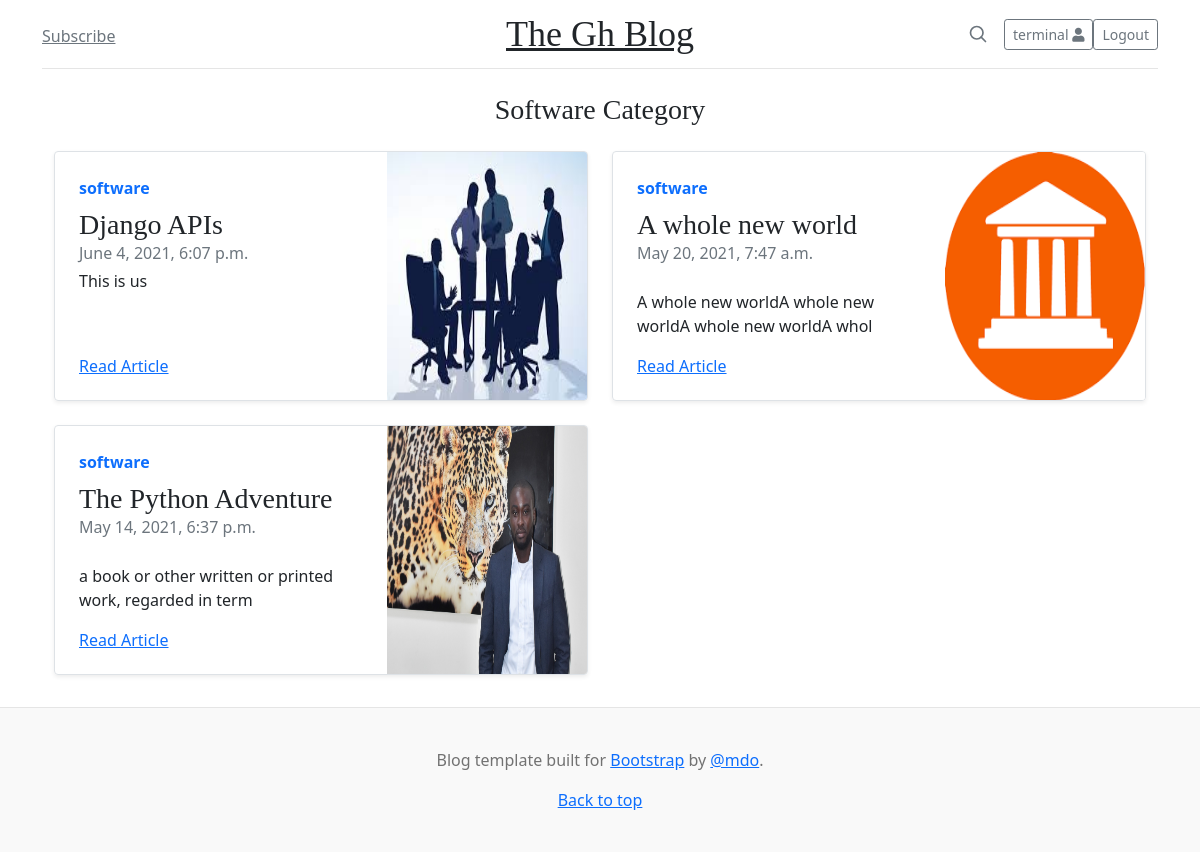
Screenshot of /category/software (signed in) with the database file from the repository.
### blog/models.py (models this page shows, shortened)
class Category(models.Model):
    name = models.CharField(max_length=50)
    slug = models.SlugField(unique=True)
    def __str__(self):
        return self.name
    class Meta:
        verbose_name = 'Category'
        verbose_name_plural = 'Categories'

class Blog(models.Model):
    STATUS_CHOICES = (
        ('draft', 'draft'),
        ('published', 'published')
    )
    author = models.ForeignKey(User, on_delete=models.CASCADE)
    title = models.CharField(max_length=105)
    cover_image = models.ImageField(upload_to='images/', blank=True, null=True)
    body = RichTextField()
    date_published = models.DateTimeField()
    status = models.CharField(max_length=10, choices=STATUS_CHOICES)
    category = models.ForeignKey(Category, related_name='posts', on_delete=models.CASCADE, max_length=50)
    def summary(self):
        return self.body[:60]
    class Meta:
        ordering = ('-date_published',)

### blog/views.py (the view)
# urls.py: path('category/<str:cat>', views.category_view, name='category_view')
def category_view(request, cat):
    category = get_object_or_404(Category, name=cat)
    posts = Blog.objects.filter(category=category)
    template_name = 'blog/categories.html'
    context = {'posts': posts, 'category': category}
    return render(request, template_name, context)

### blog/templates/blog/categories.html (shortened to what this page needs)
{% extends 'blog/base.html' %}
{% load static %}
  {% block content %}
    <div class="mt-4 mb-4">
      <h3 style="text-align: center;">{{category|title}} Category</h3>
    </div>
  <div class="container">
    <div class="row mb-2">
      {% for post in category.posts.all %}
        <div class="col-md-6">
            <div class="row g-0 border rounded overflow-hidden flex-md-row mb-4 shadow-sm h-md-250 position-relative">
              <div class="col p-4 d-flex flex-column position-static">
                <strong class="d-inline-block mb-2 text-primary">{{post.category}}</strong>
                <h3 class="mb-0">{{post.title}}</h3>
                <div class="mb-1 text-muted">{{post.date_published}}</div>
                <p class="card-text mb-auto">{{post.summary|safe}}</p>
                <a href="{% url 'detail_view' post.id %}" class="stretched-link">Read Article</a>
              </div>
              <div class="col-auto d-none d-lg-block">
                <img src="{{post.cover_image.url}}" alt="" class="bd-placeholder-img" width="200" height="250">
              </div>
            </div>
          </div>
      {% empty %}
      <h5>No posts under this category</h5>
      {% endfor %}
      </div>
  </div>
  {% endblock %}

### blog/templates/blog/base.html (shortened to what this page needs)
{% load static %}
<!doctype html>
<html lang="en">
  <head>
    <link href="https://cdn.jsdelivr.net/npm/bootstrap@5.0.0-beta3/dist/css/bootstrap.min.css" rel="stylesheet">
  <link rel="stylesheet" href="https://cdnjs.cloudflare.com/ajax/libs/font-awesome/5.15.3/css/all.min.css" />
    <link href="{% static 'blog/styles.css' %}" rel="stylesheet">
  </head>
  <body>
<div class="container">
  <header class="blog-header py-3">
    <div class="row flex-nowrap justify-content-between align-items-center">
      <div class="col-4 pt-1">
        <a class="link-secondary" href="#">Subscribe</a>
      </div>
      <div class="col-4 text-center">
        <a class="blog-header-logo text-dark" href="{% url 'index' %}">The Gh Blog</a>
      </div>
      <div class="col-4 d-flex justify-content-end align-items-center">
        <a class="link-secondary" href="#" aria-label="Search">
          <svg xmlns="http://www.w3.org/2000/svg" width="20" height="20" fill="none" stroke="currentColor" stroke-linecap="round" stroke-linejoin="round" stroke-width="2" class="mx-3" role="img" viewBox="0 0 24 24"><title>Search</title><circle cx="10.5" cy="10.5" r="7.5"/><path d="M21 21l-5.2-5.2"/></svg>
        </a>
        {% if request.user.is_authenticated %}
        <a class="btn btn-sm btn-outline-secondary" href="#"data-bs-toggle="modal" data-bs-target="#staticBackdrop">{{request.user.username}} <i class="fa fa-user" aria-hidden="true"></i>
        </a>
        <a class="btn btn-sm btn-outline-secondary" href="{% url 'user_logout' %}">Logout</a>
        {% else %}
        <a class="btn btn-sm btn-outline-secondary" href="{% url 'user_signup' %}">Sign up</a>
        <a class="btn btn-sm btn-outline-secondary" href="{% url 'user_login' %}">Login</a>
        {% endif %}
      </div>
    </div>
  </header>
  {% block content %}
  {% endblock %}
</div>
<footer class="blog-footer">
  <p>Blog template built for <a href="https://getbootstrap.com/">Bootstrap</a> by <a href="https://twitter.com/mdo">@mdo</a>.</p>
  <p>
    <a href="#">Back to top</a>
  </p>
</footer>
<script src="https://cdn.jsdelivr.net/npm/bootstrap@5.0.1/dist/js/bootstrap.bundle.min.js"></script>  </body>
</html>

### blog/static/blog/styles.css (style rules this page uses)
.blog-header { line-height: 1; border-bottom: 1px solid #e5e5e5; }
.blog-header-logo { font-family: "Playfair Display", Georgia, "Times New Roman", serif; font-size: 2.25rem; }
h1, h2, h3, h4, h5, h6 { font-family: "Playfair Display", Georgia, "Times New Roman", serif; }
@media (min-width: 768px) { .h-md-250 { height: 250px; } }
.blog-footer { padding: 2.5rem 0; color: #727272; text-align: center; background-color: #f9f9f9; border-top: .05rem solid #e5e5e5; }
.blog-footer p:last-child { margin-bottom: 0; }

### blog/templates/blog/base.html (style rules this page uses)
.bd-placeholder-img { font-size: 1.125rem; text-anchor: middle; -webkit-user-select: none; -moz-user-select: none; user-select: none; }

### rows the page displays
Category: name "Software"
Blog: category "software", title "Django APIs", date_published "June 4, 2021, 6:07 p.m.", summary "This is us", cover_image (picture)
Blog: category "software", title "A whole new world", date_published "May 20, 2021, 7:47 a.m.", summary "A whole new worldA whole new worldA whole new worldA whol", cover_image (picture)
Blog: category "software", title "The Python Adventure", date_published "May 14, 2021, 6:37 p.m.", summary "a book or other written or printed work, regarded in term", cover_image (picture)

### other values shown
{{ request.user.username }} "terminal"
